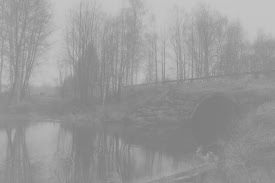
%> input picture Y4S1/COMP411 Ditigal image processing/19/Assignment 2/src/q2/tree.bmp, 275 x 183 px
$ octave main.m   (GNU Octave 9; MATLAB toolbox functions it lacks are replaced by stand-ins)
%> lines starting %> are read from the running program, lines starting %| are printed output that depends on the picture; in (x1, y1, x2, y2) boxes, pixels count from 0 and x2, y2 are one past the last pixel; in counts of white or black regions, pixels touching at a corner belong together; the program's own positions count from 1
### Y4S1/COMP411 Ditigal image processing/19/Assignment 2/src/q2/plot_pdf.m
function distribution = plot_pdf(img)
	[row, column, ~] = size(img);
	hist = plot_histogram(img);
	pdf = hist / (row * column);
	plot(pdf);
	title('Probability Distribution Function');
	xlabel('intensity');
	ylabel('probability');
    distribution = pdf;
end

### Y4S1/COMP411 Ditigal image processing/19/Assignment 2/src/q2/plot_histogram.m
function histogram = plot_histogram(img)
	[~, ~, channel] = size(img);
	hist = zeros(1, 256, channel);
	for g = 0:255
		hist(1, g+1, :) = sum(sum(img == g, 1), 2);
    end

	if channel == 3
		plot(0:255, hist(1, :, 1), 'r', 0:255, hist(1, :, 2), 'g', 0:255, hist(1, :, 3), 'b');
        title('Histogram (colored)');
	    xlabel('g');
	    ylabel('pixels');
	else
		plot(0:255, hist(1, :, 1));
        title('Histogram (monochrome)');
	    xlabel('g');
	    ylabel('pixels');
    end
    histogram = hist;
end

### Y4S1/COMP411 Ditigal image processing/19/Assignment 2/src/q2/plot_cdf.m
function distribution = plot_cdf(img)
	pdf = plot_pdf(img);
	cdf = zeros(256, 1);
	for i = 1:256
		cdf(i) = sum(pdf(1:i));
	end
	plot(cdf);
	title('Cumulative Distribution Function');
	xlabel('intensity');
	ylabel('probability');
	distribution = cdf;
end

### Y4S1/COMP411 Ditigal image processing/19/Assignment 2/src/q2/histo_stretch.m
function img_strch = histo_stretch(img, a, b, A, B)

	if length(size(img)) == 3
		img = rgb2gray(img);
	end

	img_strch = double(img);
	mask = double((img >= a) & (img <= b));
	img_temp = floor((B - A) * (img_strch - a) / (b - a) + A);
	img_strch = img_temp .* mask + img_strch .* (1 - mask);
	img_strch = uint8(img_strch);

end

### Y4S1/COMP411 Ditigal image processing/19/Assignment 2/src/q2/main.m
img = imread('tree.bmp');
%> img is the input picture: size 183x275 uint8; min 123, max 199, mean 152.9
tiledlayout(2,3);

nexttile;
imshow(img);

nexttile;
plot_pdf(img);
%> after the loop in plot_histogram, `for g = 0:255`: hist = 256 values, max 1743 at index 141, min 0 at index 1, mean 196.6
%> in plot_histogram, `histogram = hist;`: histogram has the same summary as hist
%> in plot_pdf, `hist = plot_histogram(img);`:
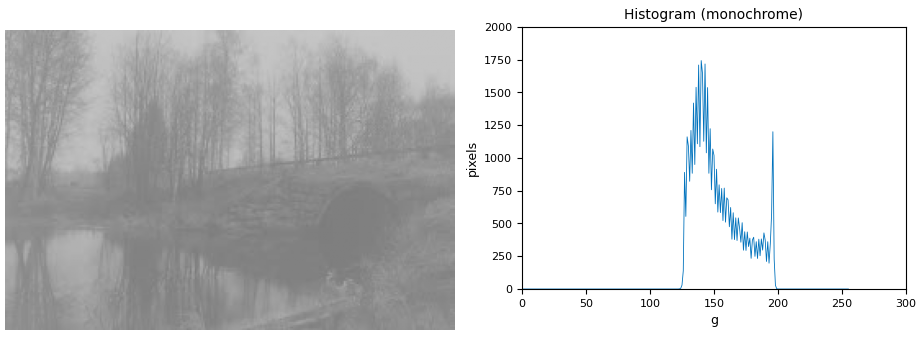
%> figure redrawn from the program's plot data, 2 panels
%> in plot_pdf, `pdf = hist / (row * column);`: pdf = 256 values, max 0.0346 at index 141, min 0 at index 1, mean 0.00391
%> in plot_pdf, `distribution = pdf;`: distribution has the same summary as pdf

nexttile;
plot_cdf(img);
%> in plot_cdf, `pdf = plot_pdf(img);`:
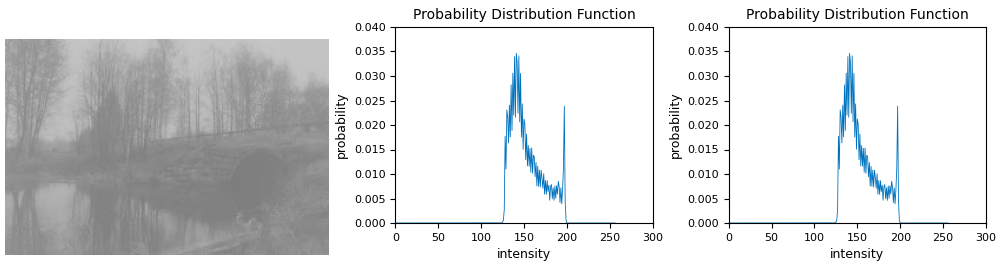
%> figure redrawn from the program's plot data, 3 panels
%> after the loop in plot_cdf, `for i = 1:256`: cdf = 256 values from 0 to 1

stretched = histo_stretch(img, 125, 200, 0, 255);
%> in histo_stretch, `mask = double((img >= a) & (img <= b));`:
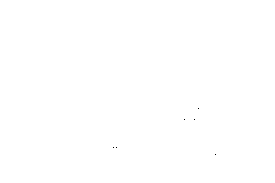
%> mask: size 183x275 double; values 0 (black) and 1 (white), 100% white; black in thin lines or dots, all inside (x1, y1, x2, y2) = (113, 108, 216, 155)
%> in histo_stretch, `img_temp = floor((B - A) * (img_strch - a) / (b - a) + A);`:
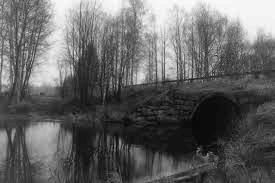
%> img_temp: size 183x275 double; min -7, max 251, mean 94.6; drawn with min black and max white

nexttile;
imshow(stretched);

nexttile;
plot_pdf(stretched);
%> in plot_pdf (call 3), `hist = plot_histogram(img);`:
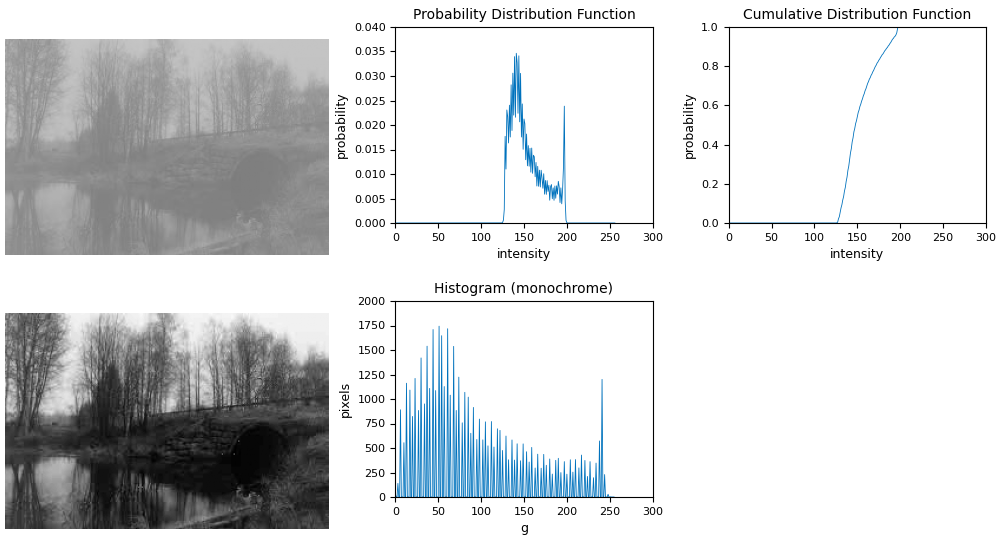
%> figure redrawn from the program's plot data, 5 panels
%> in plot_pdf (call 3), `hist = plot_histogram(img);`: hist = 256 values, max 1743 at index 52, min 0 at index 2, mean 196.6
%> in plot_pdf (call 3), `pdf = hist / (row * column);`: pdf = 256 values, max 0.0346 at index 52, min 0 at index 2, mean 0.00391
%> in plot_pdf (call 3), `distribution = pdf;`: distribution has the same summary as pdf

nexttile;
plot_cdf(stretched);
%> in plot_cdf (call 2), `pdf = plot_pdf(img);`:
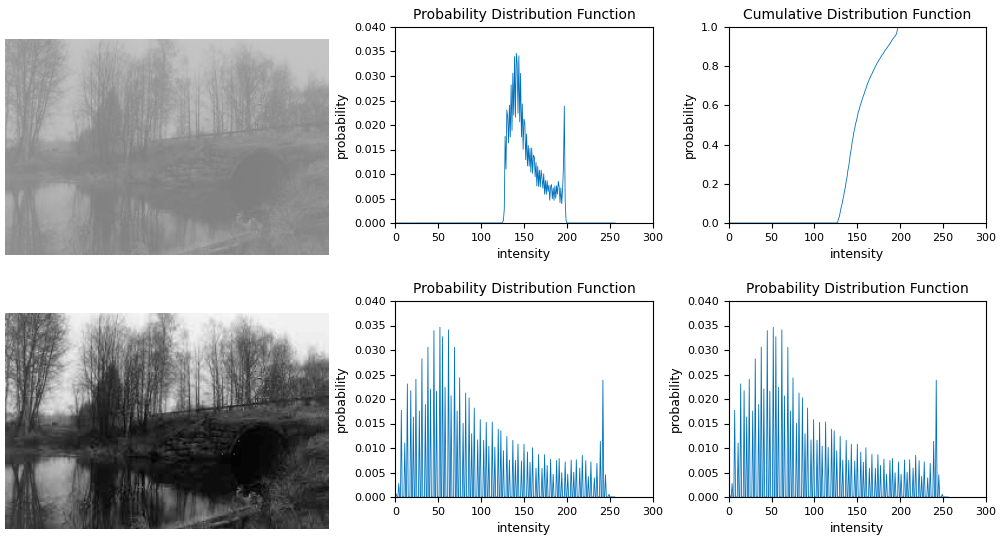
%> figure redrawn from the program's plot data, 6 panels
%> after the loop in plot_cdf (call 2), `for i = 1:256`: cdf = 256 values from 0.000596 to 1
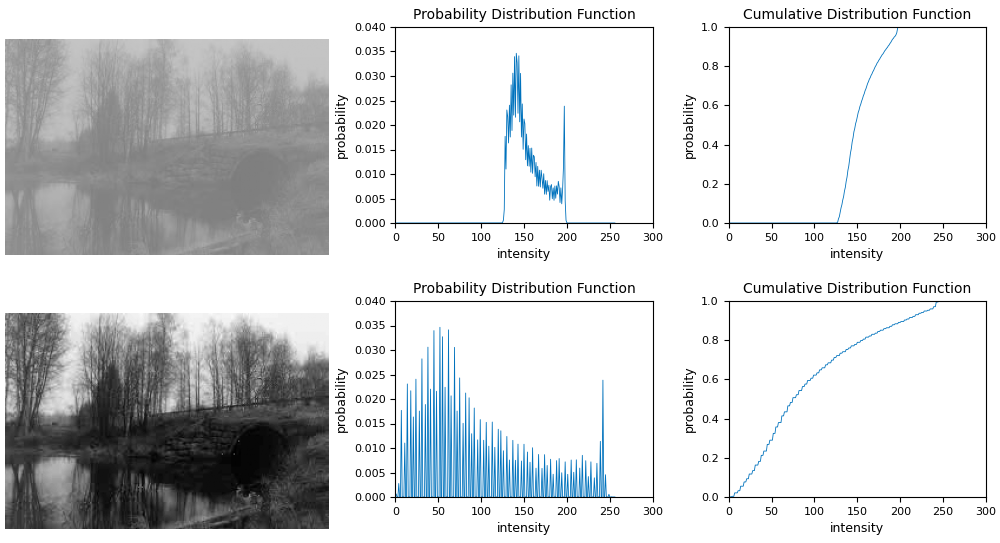
%> figure redrawn from the program's plot data, 6 panels
